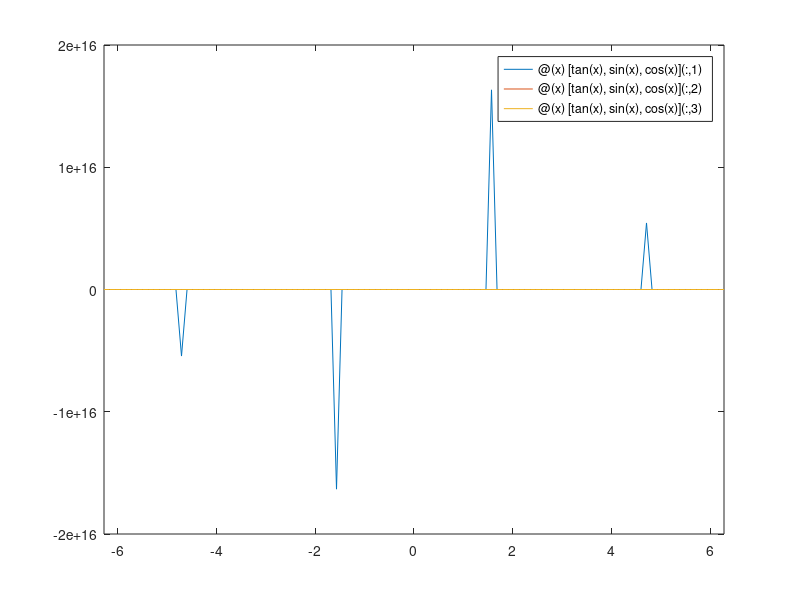

Source code (MATLAB): (Note: this script raises an error after producing the figure.)
%% Basic plotting
% 
% 
% You will be expected to use plots to explain relevant results in 
% your assignment and lab exam. 

%% Function plotting
% Although we won't use these a lot, there are plot commands designed
% primarily for plotting functions
help fplot

% fplot is the simplest 
fplot(@(x) x.^2-2*x+1, [-1, 1])

%%
%  can be used to plot several functions at once 
% by putting them into a vector input.
fplot(@(x) [tan(x),sin(x),cos(x)], 2*pi*[-1 1 ])

%%
% or implicit functions
fimplicit(@(x,y)  x.^2 + y.^2 - 1)

%%
% or parametrically defined functions
fplot(@cos,@sin)

%% Data plotting
% We will mainly be plotting data generated by numerical algorithms. 
% MATLAB plotting usually requires a list of points to plot.  This is 
% different to Mathematica, or a TI calculator, and might take a while
% to get used to.  The basic plotting syntax is simple
clc;
X = linspace(0,2*pi,100);
Y = sin(X);
Z = cos(X);
plot(X,Y, X, Z)

%%
% we can control colors, and markers (see "help plot" for all possible
% options)

plot(X,Y,'r-')  % the "r" is for red, and the "-" tells MATLAB to draw a 
                % solid line
                
%% 
% A few basic plotting tools:
%   if we plot something new, the old plot will be destroyed, unless we
%   type |hold on| AFTER the first plot.
hold on
plot(X,Y+.3,'go');  % the "g" is for green, the "o" tells MATLAB to draw
                    % little circles
                    
%%
% We can put several plots in the same figure, using |subplot|
clf;        % clears the figure
subplot(1,2,1); plot(X,Y,'r-'); title('SUBPLOT 1');
subplot(1,2,2); plot(X,Y+.3,'go'); title('SUBPLOT 2');
% you can change axis limits and such.  For example, to make the x and y
% axis have the same spacing (useful for pictures), use:
axis square     % this ONLY affects the second subplot
xlabel(' x ');      % same would work for "y" too, of course
subplot(1,2,1);     % go back to the first plot
ylim( [-.5,.5] );

%%
% You can open several figures.  Use the |figure| command.  If you have a
% figure window that says "Figure 1", then the command |figure(1)| will
% make all the actions of any plotting go to that figure window.  You can
% switch back and forth at will.
%
% Everything goes to the current figure window. |gcf| tells you which figure
% that is. 

%% 3D plotting
% for 3D plotting, use |plot3|.  There are also many other 3D plotting
% tools (for contour plots, etc.).  You can get a list of them by typing
% "help graph3d".  Similarly, "help graph2d" gives normal 2D plots.  There
% are some special plotting functions (like a histogram, or a pie chart) that you
% can find in the listing "help specgraph".    For images, "image" and
% "imagesc" are useful.

%% Special plots
% plot uses linear scales in x and y directions
% for some kinds of data (that can get very big or small) 
% it is better to use log scales on the x or y axis (or both)\%
% for that use 
%       |semilogx| or |semilogy| or |loglog| 

help semilogx

%% An example
n = 1:10; data = 0.2.^n;
figure(1);
subplot(2,2,1);
plot(n,data); title('using plot');
subplot(2,2,2);
semilogx(n,data); title('using semilogx');
subplot(2,2,3);
semilogy(n,data); title('using semilogy');
subplot(2,2,4);
loglog(n,data); title('using loglog');

%% Another example
n = 1:10; data = n.^-4;
figure(2);
subplot(2,2,1);
plot(n,data); title('using plot');
subplot(2,2,2);
semilogx(n,data); title('using semilogx');
subplot(2,2,3);
semilogy(n,data); title('using semilogy');
subplot(2,2,4);
loglog(n,data); title('using loglog');

%% Parametric plots
% We often want to create parametric plots of x(t) vs y(t).
% Then we create a vector of t values, corresponding x y vector 
% then just plot x vs y 
figure(3);
t = linspace(0,2*pi);
x = sin(t+pi/2);
y = sin(3*t);
plot(x,y);
title ('Your ABC');

% Now do Exercise Set 4 of Week 2.


 